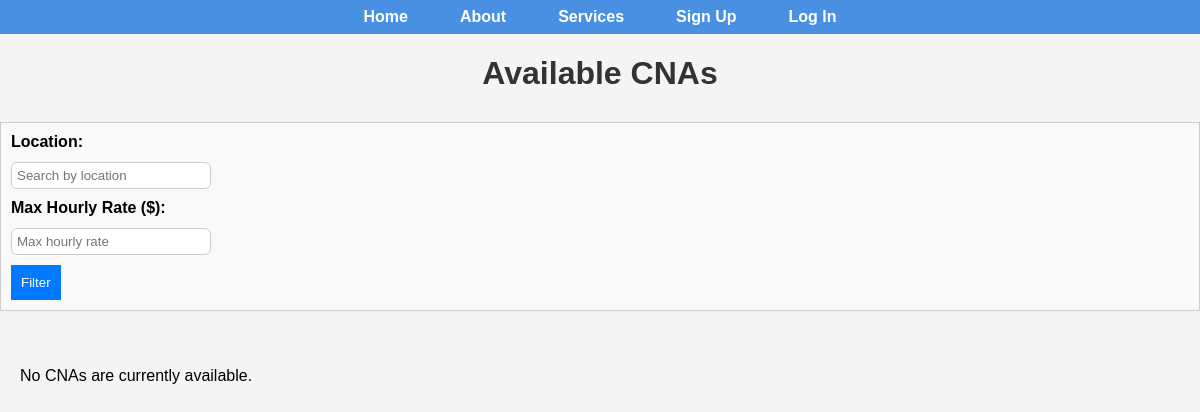
The app's page /cna-list/, older data.
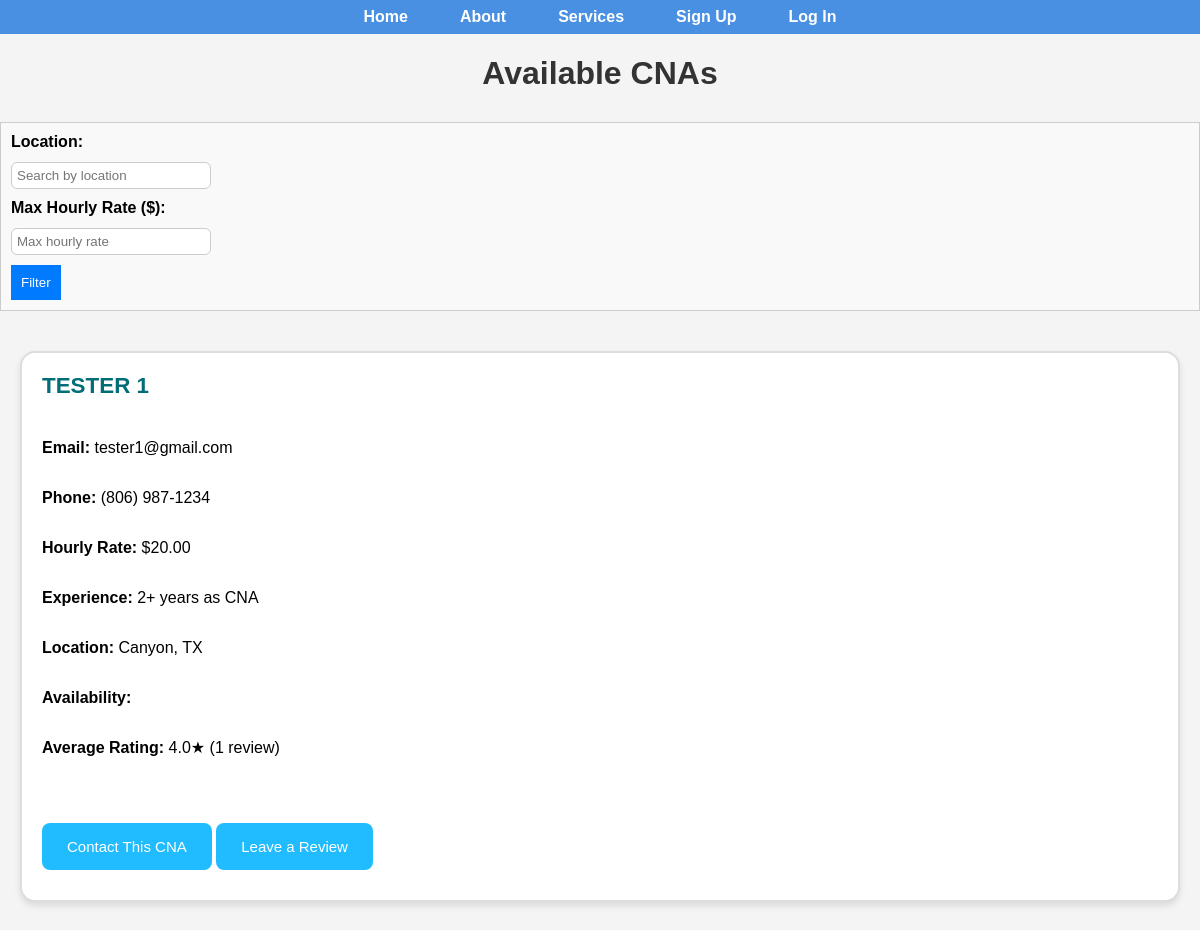
The same page, newer data.
### core/models.py (models this page shows, shortened)
class CNAListing(models.Model):
    user = models.ForeignKey(settings.AUTH_USER_MODEL, on_delete=models.CASCADE, related_name='listings')
    first_name = models.CharField(max_length=100)
    last_name = models.CharField(max_length=100)
    email = models.EmailField()
    phone_number = models.CharField(max_length=15)
    hourly_rate = models.DecimalField(max_digits=5, decimal_places=2)
    experience = models.TextField()
    location = models.CharField(max_length=255)
    availability = models.TextField()

### core/views.py (the view)
# urls.py: path('cna-list/', views.cna_list, name='cna_list'),
def cna_list(request):
    location_filter = request.GET.get('location', '')
    experience_filter = request.GET.get('experience', '')
    hourly_rate_filter = request.GET.get('hourly_rate', '')
    cnas = CNAListing.objects.annotate(
        avg_rating=Avg('reviews__rating'),
        review_count=Count('reviews')
    )
    if location_filter:
        cnas = cnas.filter(location__icontains=location_filter)
    if experience_filter:
        cnas = cnas.filter(experience__icontains=experience_filter)
    if hourly_rate_filter:
        try:
            cnas = cnas.filter(hourly_rate__lte=float(hourly_rate_filter))
        except ValueError:
            pass
    return render(request, 'cna_list.html', {'cnas': cnas})

### templates/cna_list.html
{% extends 'base.html' %}
{% block content %}
<h1 class="page-title">Available CNAs</h1>
<div class="filter-form">
  <form method="GET" action="{% url 'cna_list' %}">
    <div class="form-group">
      <label for="location">Location:</label>
      <input type="text" id="location" name="location" placeholder="Search by location" value="{{ request.GET.location }}">
    </div>
    <div class="form-group">
      <label for="hourly_rate">Max Hourly Rate ($):</label>
      <input type="number" id="hourly_rate" name="hourly_rate" placeholder="Max hourly rate" value="{{ request.GET.hourly_rate }}">
    </div>
    <button type="submit" class="submit-btn">Filter</button>
  </form>
</div>
<div class="cna-container">
  {% for cna in cnas %}
    <div class="cna-card">
      <h2>{{ cna.first_name }} {{ cna.last_name }}</h2>
      <p><strong>Email:</strong> {{ cna.email }}</p>
      <p><strong>Phone:</strong> {{ cna.phone_number }}</p>
      <p><strong>Hourly Rate:</strong> ${{ cna.hourly_rate }}</p>
      <p><strong>Experience:</strong> {{ cna.experience }}</p>
      <p><strong>Location:</strong> {{ cna.location }}</p>
      <p><strong>Availability:</strong> {{ cna.availability|json_script:"availability" }}</p>
      {% if cna.review_count > 0 %}
        <p><strong>Average Rating:</strong> {{ cna.avg_rating|floatformat:1 }}★ ({{ cna.review_count }} review{{ cna.review_count|pluralize }})</p>
      {% else %}
        <p><em>No reviews yet</em></p>
      {% endif %}
      <div style="margin-top: 15px;">
        <a href="{% url 'contact_cna' cna.id %}" class="cta-btn" style="display:inline-block; margin-bottom:10px;">Contact This CNA</a>
        <a href="{% url 'leave_review' cna.id %}" class="cta-btn" style="display:inline-block;">Leave a Review</a>
      </div>
    </div>
  {% empty %}
    <p>No CNAs are currently available.</p>
  {% endfor %}
</div>
{% endblock %}

Row changes from the older to the newer data that the page shows:
added CNAListing: first_name "TESTER", last_name "1", email "tester1@gmail.com", phone_number "(806) 987-1234", hourly_rate "20.00", experience "2+ years as CNA", location "Canyon, TX", avg_rating "4.0", review_count "1"
Text that changed along with them:
text no longer shown: "No CNAs are currently available."
